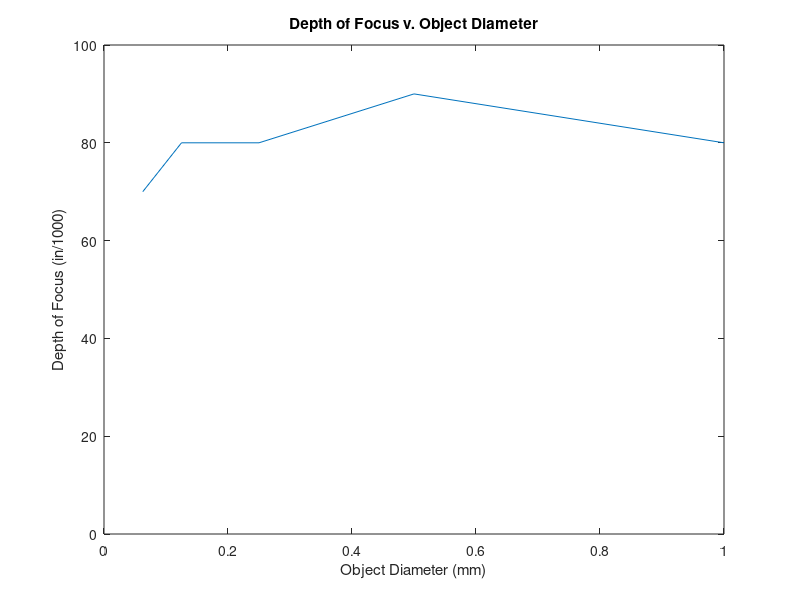

The MATLAB script that drew this image:
%Depth of focus and distances were measured through experiment.
distances = [0.0625, 0.125, 0.25, 0.5, 1];
depths = [ 70, 80, 80, 90, 80];
figure; 
plot(distances, depths);
title('Depth of Focus v. Object Diameter');
ylim([0 100]); xlim([0 1]);
xlabel('Object Diameter (mm)');
ylabel('Depth of Focus (in/1000)');
